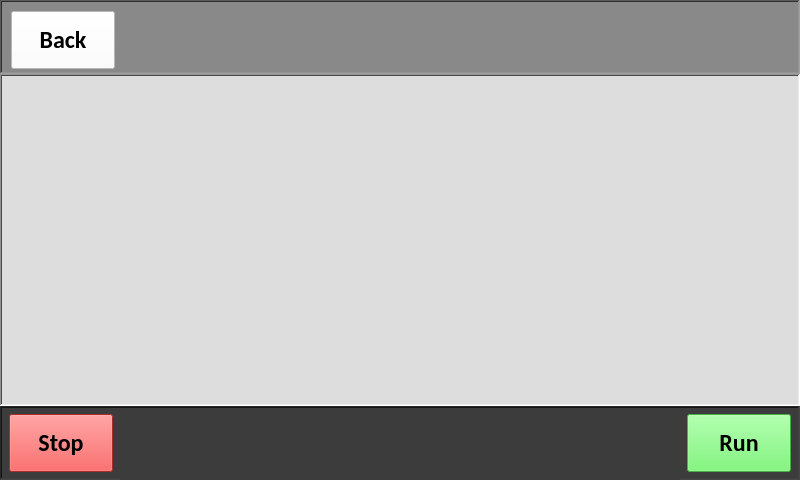
<?xml version="1.0" encoding="UTF-8"?>
<ui version="4.0">
 <class>experiment_run_view</class>
 <widget class="QMainWindow" name="experiment_run_view">
  <property name="geometry">
   <rect>
    <x>0</x>
    <y>0</y>
    <width>800</width>
    <height>480</height>
   </rect>
  </property>
  <property name="minimumSize">
   <size>
    <width>800</width>
    <height>480</height>
   </size>
  </property>
  <property name="maximumSize">
   <size>
    <width>800</width>
    <height>480</height>
   </size>
  </property>
  <property name="windowTitle">
   <string>Plasmetry - Experiment Run View</string>
  </property>
  <widget class="QWidget" name="centralwidget">
   <property name="styleSheet">
    <string notr="true">background-color: #DDDDDD;</string>
   </property>
   <layout class="QVBoxLayout" name="verticalLayout">
    <property name="spacing">
     <number>0</number>
    </property>
    <property name="leftMargin">
     <number>0</number>
    </property>
    <property name="topMargin">
     <number>0</number>
    </property>
    <property name="rightMargin">
     <number>0</number>
    </property>
    <property name="bottomMargin">
     <number>0</number>
    </property>
    <item>
     <widget class="QFrame" name="header">
      <property name="minimumSize">
       <size>
        <width>800</width>
        <height>74</height>
       </size>
      </property>
      <property name="maximumSize">
       <size>
        <width>800</width>
        <height>74</height>
       </size>
      </property>
      <property name="styleSheet">
       <string notr="true">QFrame {
	background-color: #898989;
}</string>
      </property>
      <property name="frameShape">
       <enum>QFrame::WinPanel</enum>
      </property>
      <property name="frameShadow">
       <enum>QFrame::Sunken</enum>
      </property>
      <layout class="QHBoxLayout" name="horizontalLayout">
       <item alignment="Qt::AlignLeft">
        <widget class="QPushButton" name="back_btn">
         <property name="minimumSize">
          <size>
           <width>104</width>
           <height>58</height>
          </size>
         </property>
         <property name="maximumSize">
          <size>
           <width>104</width>
           <height>58</height>
          </size>
         </property>
         <property name="font">
          <font>
           <family>Calibri</family>
           <pointsize>18</pointsize>
           <weight>75</weight>
           <bold>true</bold>
          </font>
         </property>
         <property name="cursor">
          <cursorShape>PointingHandCursor</cursorShape>
         </property>
         <property name="autoFillBackground">
          <bool>false</bool>
         </property>
         <property name="styleSheet">
          <string notr="true">QPushButton {
	background-color: #FFFFFF;
}</string>
         </property>
         <property name="text">
          <string>Back</string>
         </property>
         <property name="iconSize">
          <size>
           <width>16</width>
           <height>16</height>
          </size>
         </property>
        </widget>
       </item>
      </layout>
     </widget>
    </item>
    <item>
     <widget class="QStackedWidget" name="main_view">
      <property name="minimumSize">
       <size>
        <width>800</width>
        <height>0</height>
       </size>
      </property>
      <property name="maximumSize">
       <size>
        <width>800</width>
        <height>16777215</height>
       </size>
      </property>
      <property name="cursor">
       <cursorShape>ArrowCursor</cursorShape>
      </property>
      <property name="accessibleName">
       <string/>
      </property>
      <property name="inputMethodHints">
       <set>Qt::ImhNone</set>
      </property>
      <property name="frameShape">
       <enum>QFrame::WinPanel</enum>
      </property>
      <property name="frameShadow">
       <enum>QFrame::Sunken</enum>
      </property>
      <property name="lineWidth">
       <number>1</number>
      </property>
      <property name="currentIndex">
       <number>-1</number>
      </property>
     </widget>
    </item>
    <item>
     <widget class="QFrame" name="footer">
      <property name="minimumSize">
       <size>
        <width>800</width>
        <height>74</height>
       </size>
      </property>
      <property name="maximumSize">
       <size>
        <width>800</width>
        <height>74</height>
       </size>
      </property>
      <property name="styleSheet">
       <string notr="true">QFrame {
	background-color: #3C3C3C;
}</string>
      </property>
      <property name="frameShape">
       <enum>QFrame::WinPanel</enum>
      </property>
      <property name="frameShadow">
       <enum>QFrame::Sunken</enum>
      </property>
      <layout class="QHBoxLayout" name="horizontalLayout_2">
       <property name="spacing">
        <number>0</number>
       </property>
       <property name="leftMargin">
        <number>0</number>
       </property>
       <property name="topMargin">
        <number>0</number>
       </property>
       <property name="rightMargin">
        <number>0</number>
       </property>
       <property name="bottomMargin">
        <number>0</number>
       </property>
       <item>
        <widget class="QPushButton" name="stop_btn">
         <property name="minimumSize">
          <size>
           <width>104</width>
           <height>58</height>
          </size>
         </property>
         <property name="maximumSize">
          <size>
           <width>104</width>
           <height>58</height>
          </size>
         </property>
         <property name="font">
          <font>
           <family>Calibri</family>
           <pointsize>18</pointsize>
           <weight>75</weight>
           <bold>true</bold>
          </font>
         </property>
         <property name="cursor">
          <cursorShape>PointingHandCursor</cursorShape>
         </property>
         <property name="styleSheet">
          <string notr="true">QPushButton {
	background-color: #F33A3A;
}</string>
         </property>
         <property name="text">
          <string>Stop</string>
         </property>
        </widget>
       </item>
       <item alignment="Qt::AlignVCenter">
        <widget class="QLabel" name="alert_msg_label">
         <property name="minimumSize">
          <size>
           <width>560</width>
           <height>72</height>
          </size>
         </property>
         <property name="maximumSize">
          <size>
           <width>560</width>
           <height>72</height>
          </size>
         </property>
         <property name="font">
          <font>
           <pointsize>18</pointsize>
          </font>
         </property>
         <property name="text">
          <string/>
         </property>
         <property name="alignment">
          <set>Qt::AlignCenter</set>
         </property>
         <property name="wordWrap">
          <bool>false</bool>
         </property>
        </widget>
       </item>
       <item>
        <widget class="QPushButton" name="run_btn">
         <property name="minimumSize">
          <size>
           <width>104</width>
           <height>58</height>
          </size>
         </property>
         <property name="maximumSize">
          <size>
           <width>104</width>
           <height>58</height>
          </size>
         </property>
         <property name="font">
          <font>
           <family>Calibri</family>
           <pointsize>18</pointsize>
           <weight>75</weight>
           <bold>true</bold>
          </font>
         </property>
         <property name="cursor">
          <cursorShape>PointingHandCursor</cursorShape>
         </property>
         <property name="styleSheet">
          <string notr="true">QPushButton {
	background-color: #61F65D;
}</string>
         </property>
         <property name="text">
          <string>Run</string>
         </property>
        </widget>
       </item>
      </layout>
     </widget>
    </item>
   </layout>
  </widget>
 </widget>
 <resources/>
 <connections/>
</ui>
